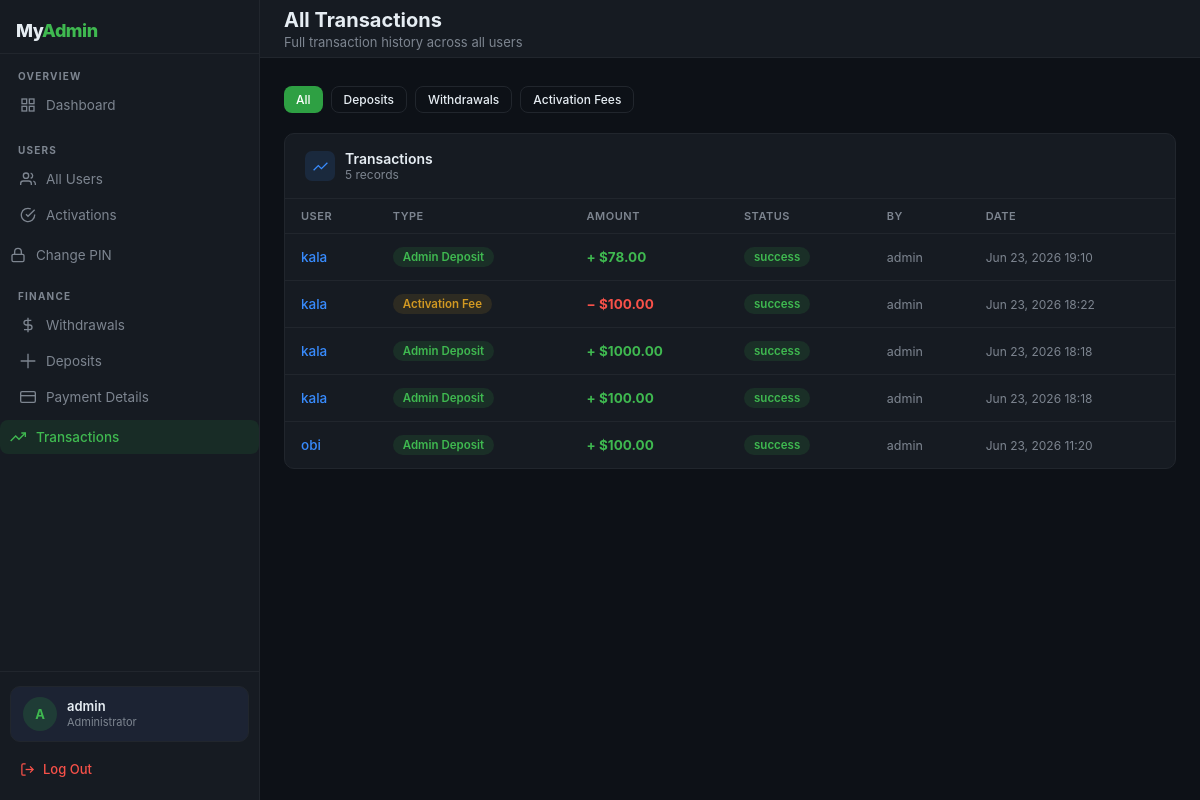
The app's page /admin-panel/transactions/ (signed in) with its own data.
### USDT/models.py (models this page shows, shortened)
class User(AbstractUser):
    ROLE_CHOICES = (
        ('admin', 'Admin'),
        ('user', 'User'),
    )
    phone = models.CharField(max_length=20, blank=True)
    role = models.CharField(max_length=10, choices=ROLE_CHOICES, default='user')
    account_activated = models.BooleanField(default=False)
    date_of_birth = models.DateField(null=True, blank=True)
    address = models.TextField(blank=True)
    account_number = models.CharField(max_length=20, unique=True, blank=True)
    created_at = models.DateTimeField(auto_now_add=True)
    @property
    def is_admin_user(self):
        return self.role == 'admin'

class Transaction(models.Model):
    TYPES = (
        ('deposit', 'Deposit'),
        ('admin_deposit', 'Admin Deposit'),
        ('activation_fee', 'Activation Fee'),
        ('withdrawal', 'Withdrawal'),
        ('transfer', 'Transfer'),
    )
    STATUS = (
        ('pending', 'Pending'),
        ('success', 'Success'),
        ('failed', 'Failed'),
    )
    user = models.ForeignKey(
        settings.AUTH_USER_MODEL,
        on_delete=models.CASCADE,
        related_name='transactions'
    )
    amount = models.DecimalField(max_digits=20, decimal_places=2)
    transaction_type = models.CharField(max_length=30, choices=TYPES)
    status = models.CharField(max_length=20, choices=STATUS, default='pending')
    reference = models.UUIDField(default=uuid.uuid4, editable=False, unique=True)
    description = models.TextField(blank=True)
    performed_by = models.ForeignKey(
        settings.AUTH_USER_MODEL,
        on_delete=models.SET_NULL,
        null=True, blank=True,
        related_name='performed_transactions'
    )
    created_at = models.DateTimeField(auto_now_add=True)
    class Meta:
        ordering = ['-created_at']

### USDT/views.py (the view)
# urls.py: path('admin-panel/transactions/', views.admin_transactions, name='admin-transactions'),
@admin_required
def admin_transactions(request):
    from django.db import models as db_models
    type_filter = request.GET.get('type', '')
    transactions = Transaction.objects.select_related(
        'user', 'performed_by'
    ).order_by('-created_at')
    if type_filter:
        transactions = transactions.filter(transaction_type=type_filter)
    return render(request, 'admin/transactions.html', {
        'transactions': transactions,
        'type_filter': type_filter,
        'pending_activations_count': ActivationPayment.objects.filter(status='pending').count(),
        'pending_withdrawals_count': WithdrawalRequest.objects.filter(status='pending').count(),
    })

### USDT/context_processors.py (called while the page is built)
def admin_counts(request):
    if request.user.is_authenticated and request.user.is_admin_user:
        return {
            'pending_activations_count': ActivationPayment.objects.filter(status='pending').count(),
            'pending_withdrawals_count': WithdrawalRequest.objects.filter(status='pending').count(),
            'open_tickets_count': SupportTicket.objects.filter(status='open').count(),
        }
    return {}

### USDT/views.py (called while the page is built)
def admin_required(view_func):
    @functools.wraps(view_func)
    def wrapper(request, *args, **kwargs):
        if not request.user.is_authenticated:
            return redirect('admin-pin-login')
        if not request.user.is_admin_user:
            messages.error(request, 'Access denied.')
            return redirect('dashboard')
        return view_func(request, *args, **kwargs)
    return wrapper

### USDT/templates/admin/transactions.html (shortened to what this page needs)
{% extends 'admin/base.html' %}
{% block page_title %}All Transactions{% endblock %}
{% block page_sub %}Full transaction history across all users{% endblock %}
{% block nav_tx %}active{% endblock %}
{% block content %}
<div style="display:flex;gap:8px;margin-bottom:20px;flex-wrap:wrap">
  <a href="{% url 'admin-transactions' %}" class="btn btn-sm {% if not type_filter %}btn-green{% else %}btn-outline{% endif %}">All</a>
  <a href="?type=admin_deposit" class="btn btn-sm {% if type_filter == 'admin_deposit' %}btn-green{% else %}btn-outline{% endif %}">Deposits</a>
  <a href="?type=withdrawal" class="btn btn-sm {% if type_filter == 'withdrawal' %}btn-green{% else %}btn-outline{% endif %}">Withdrawals</a>
  <a href="?type=activation_fee" class="btn btn-sm {% if type_filter == 'activation_fee' %}btn-green{% else %}btn-outline{% endif %}">Activation Fees</a>
</div>
<div class="card">
  <div class="card-head">
    <div class="card-head-left">
      <div class="card-head-icon" style="background:var(--sky-dim,rgba(56,139,253,.12))">
        <svg width="15" height="15" fill="none" viewBox="0 0 24 24" stroke="var(--blue)" stroke-width="2"><polyline points="23 6 13.5 15.5 8.5 10.5 1 18"/></svg>
      </div>
      <div>
        <div class="card-title">Transactions</div>
        <div class="card-sub">{{ transactions|length }} records</div>
      </div>
    </div>
  </div>
  {% if transactions %}
  <table>
    <thead>
      <tr>
        <th>User</th>
        <th>Type</th>
        <th>Amount</th>
        <th>Status</th>
        <th>By</th>
        <th>Date</th>
      </tr>
    </thead>
    <tbody>
    {% for t in transactions %}
    <tr>
      <td>
        <a href="{% url 'admin-user-detail' t.user.id %}"
           style="font-weight:500;color:var(--blue);text-decoration:none">
          {{ t.user.username }}
        </a>
      </td>
      <td>
        <span class="badge
          {% if t.transaction_type == 'admin_deposit' %}badge-green
          {% elif t.transaction_type == 'withdrawal' %}badge-red
          {% elif t.transaction_type == 'activation_fee' %}badge-amber
          {% else %}badge-muted{% endif %}">
          {{ t.get_transaction_type_display }}
        </span>
      </td>
      <td style="font-weight:700">
        {% if t.transaction_type == 'withdrawal' or t.transaction_type == 'activation_fee' %}
        <span style="color:var(--red)">− ${{ t.amount }}</span>
        {% else %}
        <span style="color:var(--green-bright)">+ ${{ t.amount }}</span>
        {% endif %}
      </td>
      <td>
        <span class="badge
          {% if t.status == 'success' %}badge-green
          {% elif t.status == 'pending' %}badge-amber
          {% else %}badge-red{% endif %}">
          {{ t.status }}
        </span>
      </td>
      <td style="font-size:12.5px;color:var(--muted)">
        {{ t.performed_by.username|default:"System" }}
      </td>
      <td style="font-size:12px;color:var(--muted);white-space:nowrap">
        {{ t.created_at|date:"M d, Y H:i" }}
      </td>
    </tr>
    {% endfor %}
    </tbody>
  </table>
  {% else %}
  <div class="empty">No transactions found.</div>
  {% endif %}
</div>
{% endblock %}

### USDT/templates/admin/base.html (shortened to what this page needs)
<!DOCTYPE html>
<html lang="en">
<head>
</head>
<body>
<aside class="sidebar" id="sb">
  <div class="sidebar-head">
    <div class="brand">My<span>Admin</span></div>
  </div>
  <div class="nav-section">
    <div class="nav-label">Overview</div>
    <a href="{% url 'admin-dashboard' %}" class="nav-item {% block nav_dash %}{% endblock %}">
      <svg width="16" height="16" fill="none" viewBox="0 0 24 24" stroke="currentColor" stroke-width="2"><rect x="3" y="3" width="7" height="7"/><rect x="14" y="3" width="7" height="7"/><rect x="14" y="14" width="7" height="7"/><rect x="3" y="14" width="7" height="7"/></svg>
      Dashboard
    </a>
  </div>
  <div class="nav-section">
    <div class="nav-label">Users</div>
    <a href="{% url 'admin-dashboard' %}" class="nav-item {% block nav_users %}{% endblock %}">
      <svg width="16" height="16" fill="none" viewBox="0 0 24 24" stroke="currentColor" stroke-width="2"><path d="M17 21v-2a4 4 0 00-4-4H5a4 4 0 00-4 4v2"/><circle cx="9" cy="7" r="4"/><path d="M23 21v-2a4 4 0 00-3-3.87"/><path d="M16 3.13a4 4 0 010 7.75"/></svg>
      All Users
    </a>
    <a href="{% url 'admin-pending-activations' %}" class="nav-item {% block nav_act %}{% endblock %}">
      <svg width="16" height="16" fill="none" viewBox="0 0 24 24" stroke="currentColor" stroke-width="2"><path d="M22 11.08V12a10 10 0 11-5.93-9.14"/><polyline points="22 4 12 14.01 9 11.01"/></svg>
      Activations
    </a>
  </div>
  <a href="{% url 'admin-change-pin' %}" class="nav-item {% block nav_pin %}{% endblock %}">
    <svg width="16" height="16" fill="none" viewBox="0 0 24 24" stroke="currentColor" stroke-width="2"><rect x="3" y="11" width="18" height="11" rx="2"/><path d="M7 11V7a5 5 0 0110 0v4"/></svg>
   Change PIN
  </a>
  <div class="nav-section">
    <div class="nav-label">Finance</div>
    <a href="{% url 'admin-withdrawals' %}" class="nav-item {% block nav_wd %}{% endblock %}">
      <svg width="16" height="16" fill="none" viewBox="0 0 24 24" stroke="currentColor" stroke-width="2"><line x1="12" y1="1" x2="12" y2="23"/><path d="M17 5H9.5a3.5 3.5 0 000 7h5a3.5 3.5 0 010 7H6"/></svg>
      Withdrawals
    </a>
    <a href="{% url 'admin-deposits' %}" class="nav-item {% block nav_dp %}{% endblock %}">
      <svg width="16" height="16" fill="none" viewBox="0 0 24 24" stroke="currentColor" stroke-width="2"><path d="M12 1v22m11-11H1"/></svg>
      Deposits
    </a>
    <a href="{% url 'admin-payment-details' %}" class="nav-item {% block nav_pd %}{% endblock %}">
      <svg width="16" height="16" fill="none" viewBox="0 0 24 24" stroke="currentColor" stroke-width="2"><rect x="1" y="4" width="22" height="16" rx="2"/><line x1="1" y1="10" x2="23" y2="10"/></svg>
      Payment Details
    </a>
  </div>
  <a href="{% url 'admin-transactions' %}" class="nav-item {% block nav_tx %}{% endblock %}">
    <svg width="16" height="16" fill="none" viewBox="0 0 24 24" stroke="currentColor" stroke-width="2"><polyline points="23 6 13.5 15.5 8.5 10.5 1 18"/><polyline points="17 6 23 6 23 12"/></svg>
  Transactions
  </a>
  <div class="sidebar-foot">
    <div class="admin-card">
      <div class="av">{{ request.user.username|first|upper }}</div>
      <div>
        <div class="av-name">{{ request.user.username }}</div>
        <div class="av-role">Administrator</div>
      </div>
    </div>
    <a href="{% url 'logout' %}" class="signout">
      <svg width="15" height="15" fill="none" viewBox="0 0 24 24" stroke="currentColor" stroke-width="2"><path d="M9 21H5a2 2 0 01-2-2V5a2 2 0 012-2h4"/><polyline points="16 17 21 12 16 7"/><line x1="21" y1="12" x2="9" y2="12"/></svg>
      Log Out
    </a>
  </div>
</aside>
<div class="main">
  <header class="topbar">
    <div class="topbar-left">
      <div>
        <div class="page-title">{% block page_title %}Dashboard{% endblock %}</div>
        <div class="page-sub">{% block page_sub %}{% endblock %}</div>
      </div>
    </div>
  </header>
  <div class="content">
    {% block content %}{% endblock %}
  </div>
</div>
</body>
</html>

### USDT/templates/admin/base.html (style rules this page uses)
*,*::before,*::after { box-sizing:border-box;margin:0;padding:0 }
:root { --bg:#0d1117;--surface:#161b22;--surface2:#1c2333;--border:#21262d; --text:#e6edf3;--muted:#7d8590;--green:#2ea043;--green-dim:rgba(46,160,67,.15); --green-bright:#3fb950;--red:#f85149;--red-dim:rgba(248,81,73,.12); --amber:#d29922;--amber-dim:rgba(210,153,34,.12);--blue:#388bfd; --blue-dim:rgba(56,139,253,.12);--radius:10px;--sidebar-w:260px;--header-h:58px; }
body { font-family:-apple-system,BlinkMacSystemFont,'Segoe UI',sans-serif;background:var(--bg);color:var(--text);min-height:100vh;display:flex }
.sidebar { width:var(--sidebar-w);background:var(--surface);border-right:1px solid var(--border);position:fixed;top:0;left:0;bottom:0;display:flex;flex-direction:column;z-index:200;overflow-y:auto;transition:transform .3s }
.sidebar-head { padding:20px 16px 12px;border-bottom:1px solid var(--border);display:flex;align-items:center;justify-content:space-between }
.brand { font-size:18px;font-weight:800;color:var(--text);letter-spacing:-.5px }
.brand span { color:var(--green-bright) }
.nav-section { padding:16px 10px 4px }
.nav-label { font-size:10px;font-weight:700;text-transform:uppercase;letter-spacing:1.2px;color:var(--muted);padding:0 8px;margin-bottom:6px }
.nav-item { display:flex;align-items:center;gap:10px;padding:9px 10px;border-radius:8px;font-size:13.5px;color:var(--muted);text-decoration:none;margin-bottom:2px;transition:background .15s,color .15s;position:relative }
.nav-item.active { background:rgba(46,160,67,.12);color:var(--green-bright);font-weight:500 }
.nav-item svg { flex-shrink:0 }
.sidebar-foot { margin-top:auto;padding:14px 10px;border-top:1px solid var(--border) }
.admin-card { display:flex;align-items:center;gap:10px;padding:10px 12px;background:var(--surface2);border:1px solid var(--border);border-radius:10px;margin-bottom:10px }
.av { width:34px;height:34px;border-radius:50%;background:rgba(46,160,67,.2);color:var(--green-bright);display:flex;align-items:center;justify-content:center;font-size:13px;font-weight:700;flex-shrink:0 }
.av-name { font-size:13px;font-weight:600;line-height:1.2 }
.av-role { font-size:11px;color:var(--muted) }
.signout { display:flex;align-items:center;gap:8px;padding:9px 10px;border-radius:8px;font-size:13px;color:var(--red);text-decoration:none;font-weight:500;transition:background .15s }
.main { margin-left:var(--sidebar-w);flex:1;display:flex;flex-direction:column;min-height:100vh }
.topbar { height:var(--header-h);background:var(--surface);border-bottom:1px solid var(--border);display:flex;align-items:center;justify-content:space-between;padding:0 24px;position:sticky;top:0;z-index:100 }
.topbar-left { display:flex;align-items:center;gap:12px }
.page-title { font-size:20px;font-weight:700;color:var(--text) }
.page-sub { font-size:13px;color:var(--muted);margin-top:2px }
.content { padding:28px 24px;flex:1 }
.card { background:var(--surface);border:1px solid var(--border);border-radius:var(--radius);overflow:hidden;margin-bottom:20px }
.card-head { display:flex;align-items:center;justify-content:space-between;padding:16px 20px;border-bottom:1px solid var(--border) }
.card-head-left { display:flex;align-items:center;gap:10px }
.card-head-icon { width:30px;height:30px;border-radius:7px;display:flex;align-items:center;justify-content:center;flex-shrink:0 }
.card-title { font-size:14px;font-weight:600 }
.card-sub { font-size:12px;color:var(--muted) }
table { width:100%;border-collapse:collapse;font-size:13.5px }
th { text-align:left;padding:10px 16px;font-size:11px;font-weight:600;text-transform:uppercase;letter-spacing:.5px;color:var(--muted);border-bottom:1px solid var(--border) }
td { padding:13px 16px;border-bottom:1px solid var(--border);vertical-align:middle }
tr:last-child td { border-bottom:none }
.badge { display:inline-flex;align-items:center;padding:3px 10px;border-radius:20px;font-size:11.5px;font-weight:600 }
.badge-green { background:var(--green-dim);color:var(--green-bright) }
.badge-amber { background:var(--amber-dim);color:var(--amber) }
.btn { display:inline-flex;align-items:center;gap:6px;padding:8px 16px;border-radius:8px;font-size:13px;font-weight:500;text-decoration:none;border:none;cursor:pointer;transition:opacity .15s,transform .1s }
.btn-green { background:var(--green);color:#fff }
.btn-outline { background:transparent;color:var(--text);border:1px solid var(--border) }
.btn-sm { padding:5px 12px;font-size:12px }

### records on screen
User: user.username|first "A", user.username "admin"
Transaction: user.username "kala", transaction_type "Admin Deposit", amount "78.00", status "success", performed_by.username "admin", created_at "Jun 23, 2026 19:10"
Transaction: user.username "kala", transaction_type "Activation Fee", amount "100.00", status "success", performed_by.username "admin", created_at "Jun 23, 2026 18:22"
Transaction: user.username "kala", transaction_type "Admin Deposit", amount "1000.00", status "success", performed_by.username "admin", created_at "Jun 23, 2026 18:18"
Transaction: user.username "kala", transaction_type "Admin Deposit", amount "100.00", status "success", performed_by.username "admin", created_at "Jun 23, 2026 18:18"
Transaction: user.username "obi", transaction_type "Admin Deposit", amount "100.00", status "success", performed_by.username "admin", created_at "Jun 23, 2026 11:20"

### other values on screen
{{ transactions|length }} "5"
